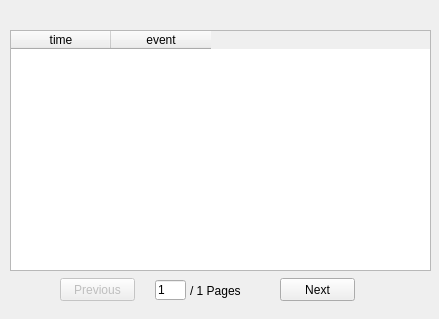
<?xml version="1.0" encoding="UTF-8"?>
<ui version="4.0">
 <class>EventDialog</class>
 <widget class="QDialog" name="EventDialog">
  <property name="enabled">
   <bool>true</bool>
  </property>
  <property name="geometry">
   <rect>
    <x>0</x>
    <y>0</y>
    <width>439</width>
    <height>319</height>
   </rect>
  </property>
  <property name="windowTitle">
   <string>Dialog</string>
  </property>
  <property name="layoutDirection">
   <enum>Qt::LeftToRight</enum>
  </property>
  <widget class="QTableWidget" name="tableWidget">
   <property name="geometry">
    <rect>
     <x>10</x>
     <y>30</y>
     <width>421</width>
     <height>241</height>
    </rect>
   </property>
   <column>
    <property name="text">
     <string>time</string>
    </property>
   </column>
   <column>
    <property name="text">
     <string>event</string>
    </property>
   </column>
  </widget>
  <widget class="QPushButton" name="pushButton_Previous">
   <property name="enabled">
    <bool>false</bool>
   </property>
   <property name="geometry">
    <rect>
     <x>60</x>
     <y>278</y>
     <width>75</width>
     <height>23</height>
    </rect>
   </property>
   <property name="focusPolicy">
    <enum>Qt::StrongFocus</enum>
   </property>
   <property name="text">
    <string>Previous</string>
   </property>
   <property name="autoDefault">
    <bool>false</bool>
   </property>
  </widget>
  <widget class="QPushButton" name="pushButton_Next">
   <property name="geometry">
    <rect>
     <x>280</x>
     <y>278</y>
     <width>75</width>
     <height>23</height>
    </rect>
   </property>
   <property name="text">
    <string>Next</string>
   </property>
   <property name="autoDefault">
    <bool>false</bool>
   </property>
  </widget>
  <widget class="QLineEdit" name="lineEdit_PageNum">
   <property name="geometry">
    <rect>
     <x>155</x>
     <y>280</y>
     <width>31</width>
     <height>20</height>
    </rect>
   </property>
   <property name="layoutDirection">
    <enum>Qt::LeftToRight</enum>
   </property>
   <property name="text">
    <string>1</string>
   </property>
  </widget>
  <widget class="QLabel" name="label_PageInTotal">
   <property name="geometry">
    <rect>
     <x>190</x>
     <y>283</y>
     <width>81</width>
     <height>16</height>
    </rect>
   </property>
   <property name="text">
    <string>/ 1 Pages</string>
   </property>
  </widget>
 </widget>
 <resources/>
 <connections/>
</ui>
